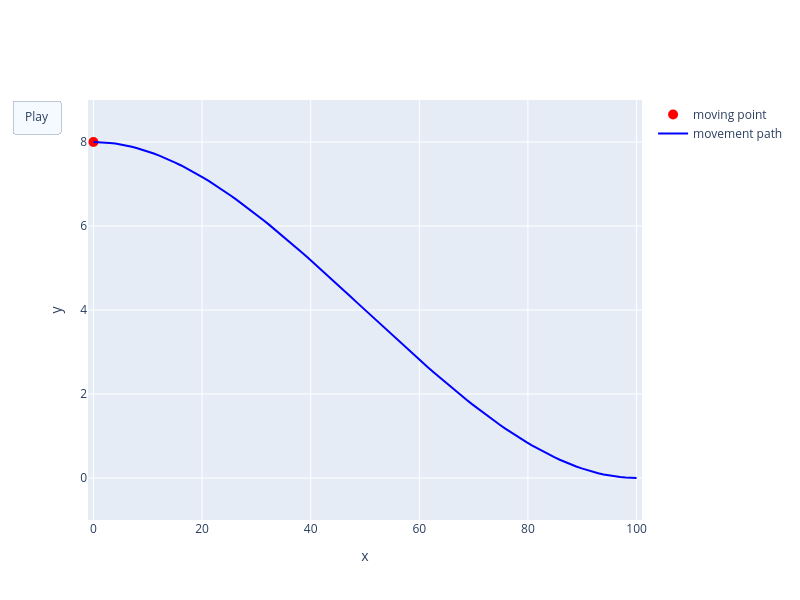

The code cell stored with this chart in its notebook:
### Markdown cell above
# Animated plot for the function:

$x(t) = 500 \cdot t \quad \text{km/h}$

$y(t) = 8 - 600 \cdot t ^ 2 + 2000 \cdot t ^ 3 \quad \text{km/h}$

$\text{with} \quad 0 \le t \le 0.2 \quad \text{h}$

### Code cell
#-----------------------------------------------------------------------------#
#  Imports                                                                    #      
#-----------------------------------------------------------------------------#
import plotly.graph_objects as go
import numpy as np

#-----------------------------------------------------------------------------#
#  Input values and math functions                                            #      
#-----------------------------------------------------------------------------#
# Parameter range
t_min = 0.0
t_max = 0.2

# Amount of steps for entire function curve
curve_steps = 100

# Amount of steps for moving point
move_point_steps = 750

# Size of white space between curves and plot border
white_space = 1

def plot_func(t):
    """Calculate position and velocity of moving point (that traces out the curve)."""
    px = 500 * t
    py = 8 - 600 * t ** 2 + 2000 * t ** 3
    vx = 500
    vy = -1200 * t + 6000 * t ** 2
    ax = 0
    ay = -1200 + 12000 * t
    return px, py, vx, vy, ax, ay


#-----------------------------------------------------------------------------#
#  Figure setup                                                               #      
#-----------------------------------------------------------------------------#
# Calculate curve data
t_curve = np.linspace(0, 0.2, curve_steps)
px, py, vx, vy, ax, ay = plot_func(t_curve)

# Calculate marker data
t_point = np.linspace(0, 0.2, move_point_steps)
pxx, pyy, vxx, vyy, axx, ayy = plot_func(t_point)

# Calculate plot figure limits
x_min = np.min(px) - white_space
x_max = np.max(px) + white_space
y_min = np.min(py) - white_space
y_max = np.max(py) + white_space

# Contruct play button
animate_func_args = [
    None,
    {
        "frame": {
            "duration": 10,
            "redraw": False
        },
     "fromcurrent": True,
     "transition": {"duration": 10}
    }
] 
play_button = go.layout.updatemenu.Button(
    label="Play",
    method="animate",
    args=animate_func_args,
)

# Construct control menu with buttons
control_menu = go.layout.Updatemenu(
    type="buttons",
    buttons=[play_button],
)

# Construct layout
layout = go.Layout(
    width=800,
    height=600,
    xaxis={
        "range": [x_min, x_max],
        "autorange": False,
        "zeroline": False,
    },
    yaxis={
        "range": [y_min, y_max],
        "autorange": False,
        "zeroline": False,
    },
    xaxis_title="x",
    yaxis_title="y",
    title={"text": ""},
    hovermode="closest",
    updatemenus=[control_menu],
) 

# Construct a frame for each time point for a moving marker
frames = []
for idx in range(move_point_steps):
    # Create marker dot
    marker_dot = go.Scatter(
        x=[pxx[idx]],
        y=[pyy[idx]],
        name="moving point",
        mode="markers",
        marker={
            "color": "red",
            "size": 10,
        }
    )
    # Create annotation numbers
    layout2 = go.Layout(
        annotations=[
            {
                "x": pxx[idx],
                "y": pyy[idx],
                "text": f"y'={vyy[idx]:.0f} km/h",
                #"text": f"y''={ayy[idx]:.0f} km/h^2",
                "showarrow": True,
                "arrowhead": 2,
                "ax": 20,
                "ay": -30,
            }
        ]
    )
    # Construct and store a new frame
    frame = go.Frame(
        data=[marker_dot],
        layout=layout2,
    )
    frames.append(frame)

# Create initial marker
init_marker = go.Scatter(
    x=[pxx[0]],
    y=[pyy[0]],
    name="moving point",
    mode="markers",
    marker={
        "color": "red",
        "size": 10,
    },
)

# Create trace for curve path
curve_trace = go.Scatter(
    x=px,
    y=py,
    name="movement path",
    mode="lines",
    line={
        "width": 2,
        "color": "blue",
    },
)

# Create figure
fig = go.Figure(
    data=[init_marker, curve_trace],
    layout=layout,
    frames=frames,
)

#-----------------------------------------------------------------------------#
#  Launch figure                                                              #      
#-----------------------------------------------------------------------------#
fig.show()

### Figure 1 — Plotly figure (JSON) as saved in the notebook; plotly's stock layout.template omitted (floating-point values rounded to 4 significant figures)
{"data": [{"marker": {"color": "red", "size": 10}, "mode": "markers", "name": "moving point", "type": "scatter", "x": [0], "y": [8]}, {"line": {"color": "blue", "width": 2}, "mode": "lines", "name": "movement path", "type": "scatter", "x": [0.0, 1.01, 2.02, 3.03, 4.04, 5.051, 6.061, 7.071, 8.081, 9.091, 10.1, 11.11, 12.12, 13.13, 14.14, 15.15, 16.16, 17.17, 18.18, 19.19, 20.2, 21.21, 22.22, 23.23, 24.24, 25.25, 26.26, 27.27, 28.28, 29.29, 30.3, 31.31, 32.32, 33.33, 34.34, 35.35, 36.36, 37.37, 38.38, 39.39, 40.4, 41.41, 42.42, 43.43, 44.44, 45.45, 46.46, 47.47, 48.48, 49.49, 50.51, 51.52, 52.53, 53.54, 54.55, 55.56, 56.57, 57.58, 58.59, 59.6, 60.61, 61.62, 62.63, 63.64, 64.65, 65.66, 66.67, 67.68, 68.69, 69.7, 70.71, 71.72, 72.73, 73.74, 74.75, 75.76, 76.77, 77.78, 78.79, 79.8, 80.81, 81.82, 82.83, 83.84, 84.85, 85.86, 86.87, 87.88, 88.89, 89.9, 90.91, 91.92, 92.93, 93.94, 94.95, 95.96, 96.97, 97.98, 98.99, 100.0], "y": [8.0, 7.998, 7.99, 7.978, 7.962, 7.941, 7.915, 7.886, 7.852, 7.814, 7.772, 7.726, 7.676, 7.622, 7.565, 7.505, 7.441, 7.373, 7.303, 7.229, 7.152, 7.073, 6.99, 6.905, 6.817, 6.727, 6.634, 6.539, 6.442, 6.343, 6.241, 6.138, 6.033, 5.926, 5.817, 5.707, 5.596, 5.483, 5.369, 5.254, 5.137, 5.02, 4.902, 4.783, 4.664, 4.544, 4.424, 4.303, 4.182, 4.061, 3.939, 3.818, 3.697, 3.576, 3.456, 3.336, 3.217, 3.098, 2.98, 2.863, 2.746, 2.631, 2.517, 2.404, 2.293, 2.183, 2.074, 1.967, 1.862, 1.759, 1.657, 1.558, 1.461, 1.366, 1.273, 1.183, 1.095, 1.01, 0.9272, 0.8476, 0.7709, 0.6972, 0.6267, 0.5593, 0.4953, 0.4347, 0.3776, 0.3241, 0.2743, 0.2284, 0.1863, 0.1483, 0.1143, 0.08459, 0.05916, 0.03812, 0.02159, 0.009663, 0.002432, 0.0]}], "layout": {"height": 600, "hovermode": "closest", "title": {"text": ""}, "updatemenus": [{"buttons": [{"args": [null, {"frame": {"duration": 10, "redraw": false}, "fromcurrent": true, "transition": {"duration": 10}}], "label": "Play", "method": "animate"}], "type": "buttons"}], "width": 800, "xaxis": {"autorange": false, "range": [-1, 101], "title": {"text": "x"}, "zeroline": false}, "yaxis": {"autorange": false, "range": [-1, 9], "title": {"text": "y"}, "zeroline": false}}}
